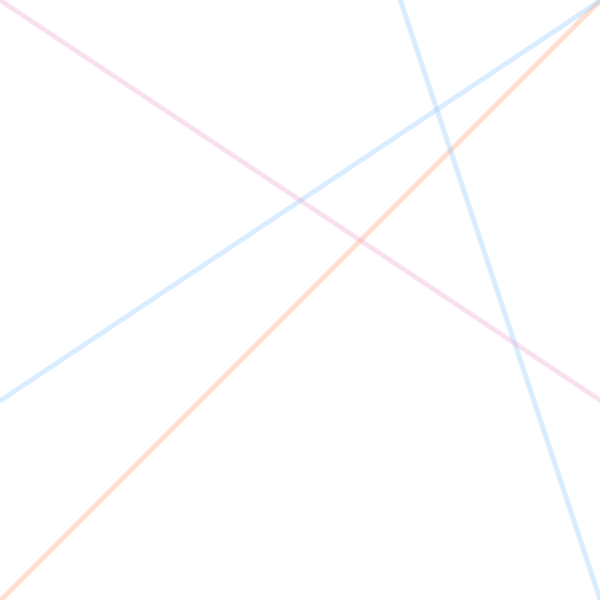
Frame 1 (no input)
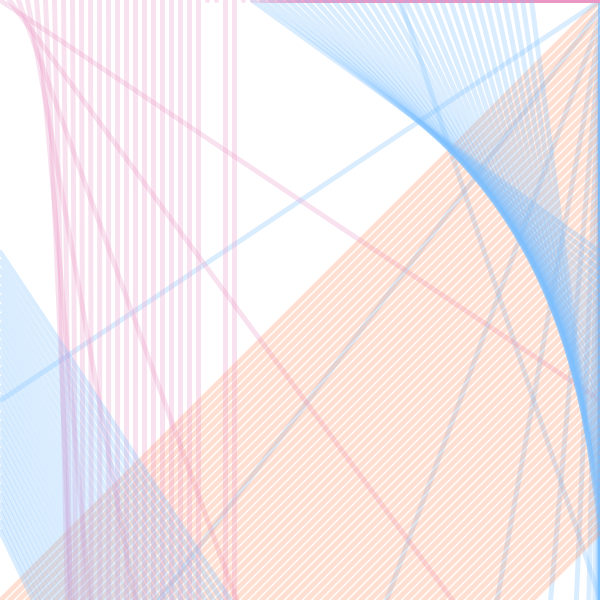
Frame 60 (the mouse pressed at the canvas centre just before this capture)
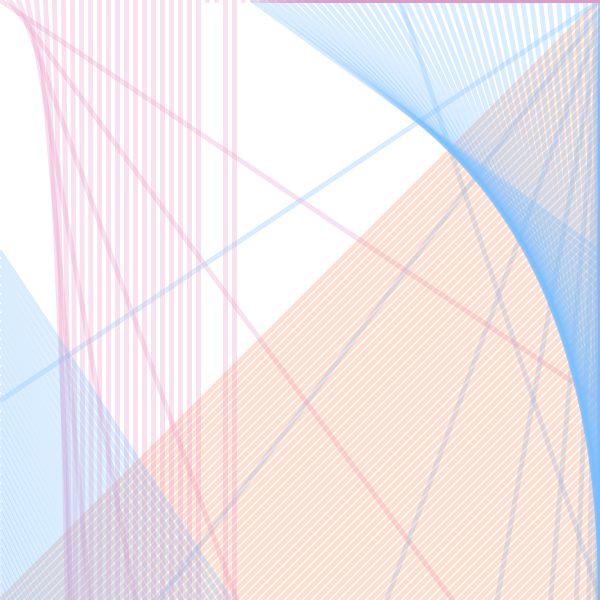
Frame 120 (the mouse held since frame 60 and released just before this capture)

The Processing sketch that drew these frames (run headless with seeded random() and noise(); from frame 60 on, the mouse is pressed at the canvas centre):

// Processing sketch: processing_31926
// ── processing_31926.pde



int paris = 600;
int berlin = 0;
int london = 400;


void setup()
{
size(600,600);
background(255);


  
}

void draw(){
  smooth();
  stroke(255,140,86,70);
  strokeWeight(5);
  line(600, berlin, berlin,600);
  stroke(121,188,255,70);
  line(600,berlin,berlin,london);
  line(600,paris,london,berlin);
  stroke(232,148,198,70);
  line(berlin,0,600,london);
  //line(berlin,london,paris,600);
  //line(berlin,paris,london,600);
  
  paris = paris + 20;
  berlin = berlin + 9;
  london = london * 2;
  
 
}
